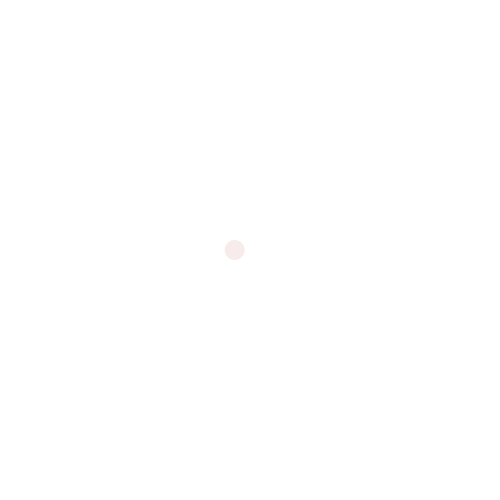
Frame 1 (no input)
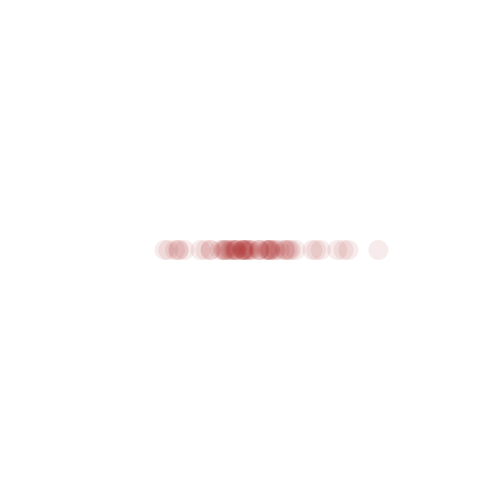
Frame 60 (the mouse pressed at the canvas centre just before this capture)
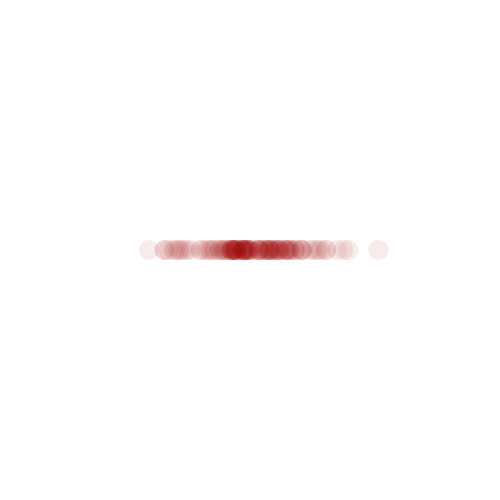
Frame 120 (the mouse held since frame 60 and released just before this capture)

The Processing sketch that drew these frames (run headless with seeded random() and noise(); from frame 60 on, the mouse is pressed at the canvas centre):

// Processing sketch: gaussian_dot
// ── gaussian_dot.pde
import java.util.Random;

Random generator;
void setup(){
  size(500,500);
  generator = new Random();
  background(255);
  noStroke();
}

void draw(){
  fill(255,2);
  //rect(0,0,width,height);
  float stddev = 40;
  float mean = width/2;
  float h = (float) generator.nextGaussian();
  fill(155,0,0,20);
  ellipse(h*stddev+mean,height/2,20,20);
}
